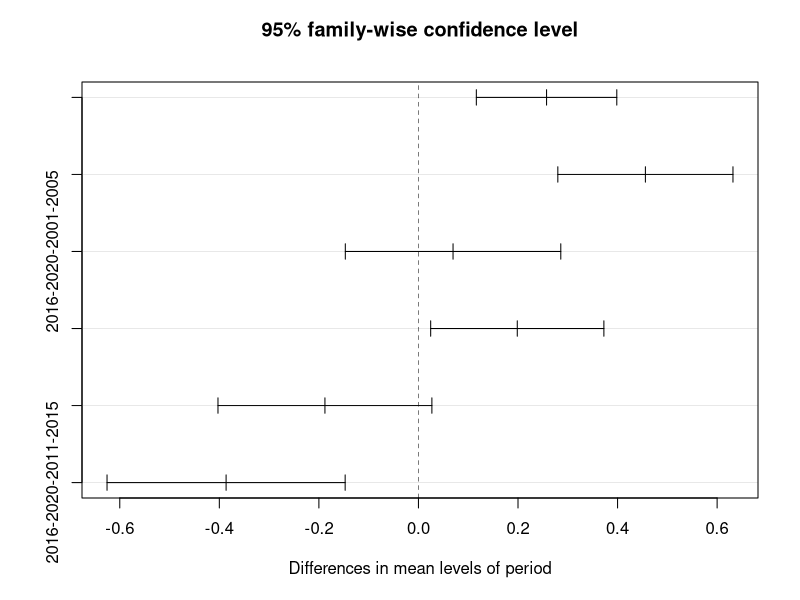

Write the R code that produced this figure. (Note: this script raises an error after producing the figure.)
## ---- chunk 1
library(tidyverse)
library(arsenal)
library(multcomp)
library(dplyr)
## ---- chunk 2
games_df = read_csv("./data/games.csv")
games_df = games_df %>%
  mutate(period = case_when(release_year >= '2001'& release_year <= '2005' ~ '2001-2005',
                            release_year >= '2006'& release_year <= '2010' ~ '2006-2010',
                            release_year >= '2011'& release_year <= '2015' ~ '2011-2015',
                            release_year >= '2016'& release_year <= '2020' ~ '2016-2020'),
         period = as.factor(period)) %>%
  mutate(genre = case_when(genre == 'action' ~ 'Action',
                           genre == 'action_adventure' ~ 'Action',
                           genre == 'adventure' ~ 'Action', 
                           genre == 'strategy' ~ 'Intellegence',
                           genre == 'puzzle' ~ 'Intellegence', 
                           genre == 'racing' ~ 'Competition',
                           genre == 'sports' ~ 'Competition', 
                           genre == 'miscellaneous' ~ 'Experience',
                           genre == 'role_playing' ~ 'Experience',
                           genre == 'simulation'~ 'Experience', 
                           genre == 'platform'~ 'Agility',
                           genre == 'shooting' ~ 'Agility')) %>%
  mutate(n_platforms = case_when(n_platforms <= '3' ~ 'small',
                                 n_platforms >= '4' & n_platforms <= '6' ~ 'median',
                                 n_platforms >= '7' ~ 'large',),as.factor(n_platforms)) 
## ---- chunk 3
aovmodel1 = aov(total_sale ~ period, data = games_df)
broom::tidy(aovmodel1)
multicomp1 = TukeyHSD(aovmodel1)
plot(multicomp1)
broom::tidy(multicomp1)
## ---- chunk 4
aovmodel2 = aov(total_sale ~ console_developer * period, data = games_df)
broom::tidy(aovmodel2)
multicomp2 = TukeyHSD(aovmodel2)
ori_df = broom::tidy(multicomp2) %>%
  filter(term == 'console_developer:period') %>%
  na.omit() 
multi_df = broom::tidy(multicomp2) %>%
  filter(term == 'console_developer:period') %>%
  na.omit() %>%
  filter(adj.p.value < 0.05)
## ---- chunk 5
aovmodel3 = aov(total_sale ~ genre, data = games_df)
broom::tidy(aovmodel3)
multicomp3 = TukeyHSD(aovmodel3)
plot(multicomp3)
aovmodel4 = aov(total_sale ~ console_developer * genre, data = games_df)
broom::tidy(aovmodel4)
multicomp4 = TukeyHSD(aovmodel4)
ori2_df = broom::tidy(multicomp4) %>%
  filter(term == 'console_developer:genre') %>%
  na.omit() 
multi2_df = broom::tidy(multicomp4) %>%
  filter(term == 'console_developer:genre') %>%
  na.omit() %>%
  filter(adj.p.value < 0.05)
## ---- chunk 6
aovmodel5 = aov(total_sale ~ n_platforms, data = games_df)
broom::tidy(aovmodel5)
multicomp5 = TukeyHSD(aovmodel5)
plot(multicomp5)
## ---- chunk 7
regression_df = games_df %>%
  filter(total_sale < 40) %>% # cutoff outliers
  dplyr::select(total_sale,genre,console_developer,period,critic_score,n_platforms,na_sale,japan_sale,pal_sale,other_sale)
lm1 = lm(total_sale ~ console_developer:genre + console_developer:period + console_developer:n_platforms + 0, data = regression_df)
summary(lm1)

## ---- chunk 8
lm2 = lm(total_sale ~ console_developer:genre + console_developer:period + console_developer:n_platforms + console_developer:critic_score + 0, data = regression_df)
summary(lm2)

## ---- chunk 9
lm3 = lm(total_sale ~ console_developer:genre + console_developer:n_platforms + console_developer:critic_score + 0, data = regression_df)
summary(lm3)

## ---- chunk 10
lm4 = lm(total_sale ~ console_developer:genre + console_developer:period + console_developer:critic_score + 0, data = regression_df)
summary(lm4)

## ---- chunk 11
lm5 = lm(total_sale ~ console_developer:genre + console_developer:period + console_developer:n_platforms + console_developer:critic_score + na_sale +0, data = regression_df)
summary(lm5)

## ---- chunk 12
lm6 = lm(total_sale ~ console_developer:genre + console_developer:period + console_developer:n_platforms + console_developer:critic_score + console_developer:na_sale + 0, data = regression_df)
summary(lm6)
